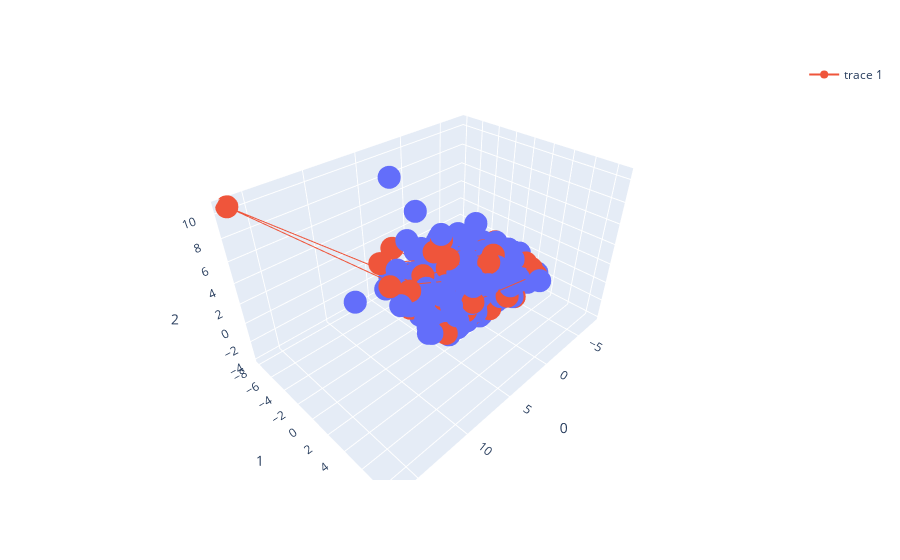

This figure's notebook cell:
### Markdown cell above
16. Finally, use `scatter_3d` from `plotly.express` and `go.Scatter3d` from `plotly.graph_objects` to visualize a 3D graphs with all Principal Components from train and from test.

### Code cell
fig = px.scatter_3d(X_projected_train, x=0, y=1, z=2)

fig.add_trace(
  go.Scatter3d(x=X_projected_test[:, 0], y=X_projected_test[:, 1], z=X_projected_test[:, 2])
)

# Render on notebook
fig.show()

### Figure 1 — Plotly figure (JSON) as saved in the notebook; plotly's stock layout.template omitted (floating-point values rounded to 4 significant figures; data arrays with more than 128 entries replaced by an {"elided": "..."} marker saying what was removed)
{"data": [{"hovertemplate": "0=%{x}<br>1=%{y}<br>2=%{z}<extra></extra>", "legendgroup": "", "marker": {"color": "#636efa", "symbol": "circle"}, "mode": "markers", "name": "", "scene": "scene", "showlegend": false, "type": "scatter3d", "x": {"elided": "1168 float values"}, "y": {"elided": "1168 float values"}, "z": {"elided": "1168 float values"}}, {"type": "scatter3d", "x": {"elided": "292 float values"}, "y": {"elided": "292 float values"}, "z": {"elided": "292 float values"}}], "layout": {"legend": {"tracegroupgap": 0}, "margin": {"t": 60}, "scene": {"domain": {"x": [0, 1], "y": [0, 1]}, "xaxis": {"title": {"text": "0"}}, "yaxis": {"title": {"text": "1"}}, "zaxis": {"title": {"text": "2"}}}}}
